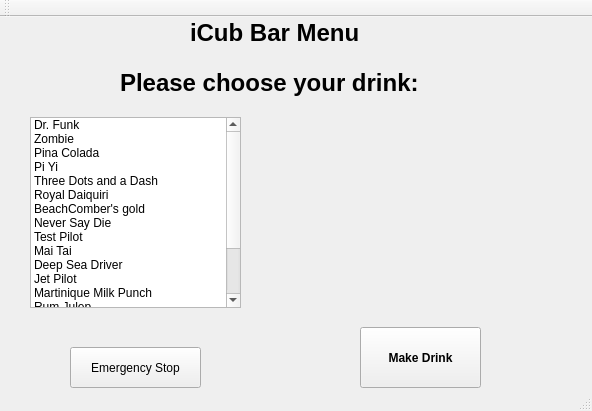
<?xml version="1.0" encoding="UTF-8"?>
<ui version="4.0">
 <class>MainWindow</class>
 <widget class="QMainWindow" name="MainWindow">
  <property name="geometry">
   <rect>
    <x>0</x>
    <y>0</y>
    <width>592</width>
    <height>411</height>
   </rect>
  </property>
  <property name="windowTitle">
   <string>MainWindow</string>
  </property>
  <property name="layoutDirection">
   <enum>Qt::LeftToRight</enum>
  </property>
  <property name="autoFillBackground">
   <bool>true</bool>
  </property>
  <widget class="QWidget" name="centralWidget">
   <widget class="QPushButton" name="makeButton">
    <property name="geometry">
     <rect>
      <x>360</x>
      <y>310</y>
      <width>121</width>
      <height>61</height>
     </rect>
    </property>
    <property name="font">
     <font>
      <weight>75</weight>
      <bold>true</bold>
     </font>
    </property>
    <property name="text">
     <string>Make Drink</string>
    </property>
   </widget>
   <widget class="QLabel" name="label">
    <property name="geometry">
     <rect>
      <x>190</x>
      <y>0</y>
      <width>201</width>
      <height>31</height>
     </rect>
    </property>
    <property name="font">
     <font>
      <pointsize>18</pointsize>
      <weight>75</weight>
      <bold>true</bold>
     </font>
    </property>
    <property name="text">
     <string>iCub Bar Menu</string>
    </property>
   </widget>
   <widget class="QListWidget" name="listWidget">
    <property name="geometry">
     <rect>
      <x>30</x>
      <y>100</y>
      <width>211</width>
      <height>191</height>
     </rect>
    </property>
    <item>
     <property name="text">
      <string>Dr. Funk</string>
     </property>
    </item>
    <item>
     <property name="text">
      <string>Zombie</string>
     </property>
    </item>
    <item>
     <property name="text">
      <string>Pina Colada</string>
     </property>
    </item>
    <item>
     <property name="text">
      <string>Pi Yi</string>
     </property>
    </item>
    <item>
     <property name="text">
      <string>Three Dots and a Dash</string>
     </property>
    </item>
    <item>
     <property name="text">
      <string>Royal Daiquiri</string>
     </property>
    </item>
    <item>
     <property name="text">
      <string>BeachComber's gold</string>
     </property>
    </item>
    <item>
     <property name="text">
      <string>Never Say Die</string>
     </property>
    </item>
    <item>
     <property name="text">
      <string>Test Pilot</string>
     </property>
    </item>
    <item>
     <property name="text">
      <string>Mai Tai</string>
     </property>
    </item>
    <item>
     <property name="text">
      <string>Deep Sea Driver</string>
     </property>
    </item>
    <item>
     <property name="text">
      <string>Jet Pilot</string>
     </property>
    </item>
    <item>
     <property name="text">
      <string>Martinique Milk Punch</string>
     </property>
    </item>
    <item>
     <property name="text">
      <string>Rum Julep</string>
     </property>
    </item>
    <item>
     <property name="text">
      <string>Shark Bite</string>
     </property>
    </item>
    <item>
     <property name="text">
      <string>Strawberry Daiquiri</string>
     </property>
    </item>
    <item>
     <property name="text">
      <string>Mystery Drink</string>
     </property>
    </item>
    <item>
     <property name="text">
      <string>Oh So Deadly</string>
     </property>
    </item>
   </widget>
   <widget class="QLabel" name="labelImg">
    <property name="geometry">
     <rect>
      <x>300</x>
      <y>120</y>
      <width>251</width>
      <height>131</height>
     </rect>
    </property>
    <property name="text">
     <string/>
    </property>
   </widget>
   <widget class="QPushButton" name="stopButton">
    <property name="geometry">
     <rect>
      <x>70</x>
      <y>330</y>
      <width>131</width>
      <height>41</height>
     </rect>
    </property>
    <property name="font">
     <font>
      <weight>50</weight>
      <bold>false</bold>
     </font>
    </property>
    <property name="text">
     <string>Emergency Stop</string>
    </property>
   </widget>
   <widget class="QLabel" name="label_2">
    <property name="geometry">
     <rect>
      <x>120</x>
      <y>50</y>
      <width>401</width>
      <height>31</height>
     </rect>
    </property>
    <property name="font">
     <font>
      <pointsize>18</pointsize>
      <weight>75</weight>
      <bold>true</bold>
     </font>
    </property>
    <property name="text">
     <string>Please choose your drink:</string>
    </property>
   </widget>
  </widget>
  <widget class="QMenuBar" name="menuBar">
   <property name="geometry">
    <rect>
     <x>0</x>
     <y>0</y>
     <width>592</width>
     <height>22</height>
    </rect>
   </property>
  </widget>
  <widget class="QToolBar" name="mainToolBar">
   <attribute name="toolBarArea">
    <enum>TopToolBarArea</enum>
   </attribute>
   <attribute name="toolBarBreak">
    <bool>false</bool>
   </attribute>
  </widget>
  <widget class="QStatusBar" name="statusBar"/>
 </widget>
 <layoutdefault spacing="6" margin="11"/>
 <resources/>
 <connections/>
</ui>
